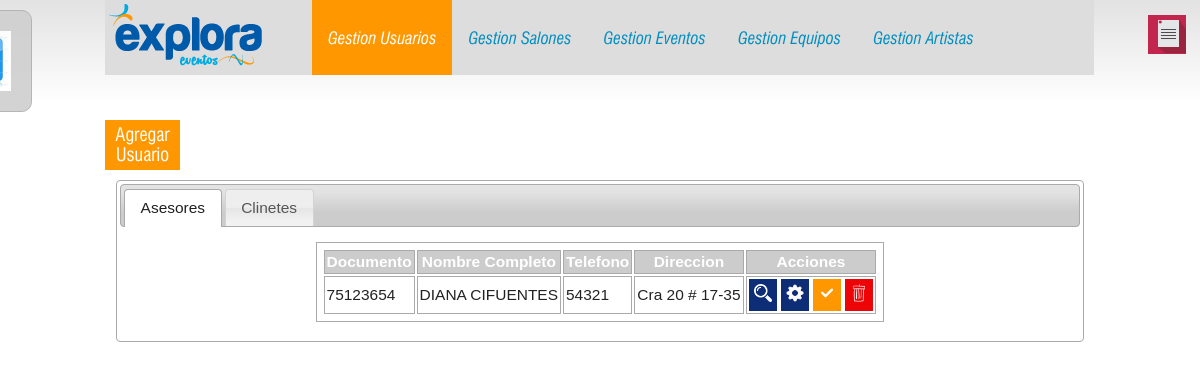
The app's page /admin_backend.php (signed in) with its own data.
### tables this page shows
CREATE TABLE IF NOT EXISTS `usuarios` (
`id_usuario` int(11) NOT NULL,
  `nombres` text NOT NULL,
  `apellidos` text NOT NULL,
  `no_identificacion` bigint(20) NOT NULL,
  `email` text NOT NULL,
  `password` text NOT NULL,
  `telefono_fijo` bigint(20) NOT NULL,
  `telefono_movil` bigint(20) NOT NULL,
  `direccion_residencia` text NOT NULL,
  `ciudad_residencia` text NOT NULL,
  `tipo_usuario` text NOT NULL,
  `estado` text NOT NULL,
  `fecha_registro` date NOT NULL
);

### admin_backend.php (called while the page is built, shortened)
<?php
    $page ="admin";
    include "layout/header.php";
    include "layout/topnavbar_backend.php";
    require "bd/open.php";
    include "layout/admin_users.php";
    require 'layout/footer.php';
?>

### layout/admin_users.php (the view, shortened to what this page needs)
<section id="content_wrapper">
    <div id="add_button">
        <a href="./admin/add_users.php" class="iframe cboxElement">Agregar Usuario</a>
    </div>
    <div id="tabs">
        <ul>
            <li><a href="#tabs-1">Asesores</a></li>
            <li><a href="#tabs-2">Clinetes</a></li>
        </ul>
        <div id="tabs-1">
            <table>
                <thead>
                    <tr class="encabezado-fila">
                        <th>Documento</th>
                        <th>Nombre Completo</th>
                        <th>Telefono</th>
                        <th>Direccion</th>
                        <th>Acciones</th>
                    </tr>
                </thead>
                <tbody>
                <?php
                    $sql = "SELECT * FROM usuarios
                            WHERE tipo_usuario = 'asesor'
                            ORDER BY nombres ASC;";
                    $rs  = mysql_query($sql, $cnx);
                    $nr = mysql_num_rows($rs);
                    if ($nr <= 0) {
                        echo "<tr><td colspan='5'>No hay asesores registrados</td></tr>";
                    }
                    else
                    {
                        while ($reg = mysql_fetch_array($rs))
                        {
                    ?>
                        <tr>
                            <td><?php echo $reg['no_identificacion']; ?></td>
                            <td><?php echo $reg['nombres']." ".$reg['apellidos']; ?></td>
                            <td><?php echo $reg['telefono_fijo']; ?></td>
                            <td><?php echo $reg['direccion_residencia']; ?></td>
                            <td>
                                <div class="view_button">
                                    <a href="./admin/list_user.php?id=<?php echo $reg['id_usuario']; ?>" class="iframe cboxElement">
                                        <img src="./public/images/icons/view.png" alt="" id="view_icon">
                                    </a>
                                </div>
                                <div class="modify_button">
                                    <a href="./admin/update_users.php?id=<?php echo $reg['id_usuario']; ?>" class="iframe cboxElement">
                                        <img src="./public/images/icons/modify.png" alt="" id="modify_icon">
                                    </a>
                                </div>
                                <div class="state_button">
                                    <a href="javascript:;" onclick="deleteAction('customer', <?php echo $reg['id_usuario']; ?>)">
                                        <img src="./public/images/icons/estado1.png" alt="" id="state_icon">
                                    </a>
                                </div>
                                <div class="delete_button">
                                    <a href="./admin_backend.php" class="dlt_link" data-id="<?php echo $reg['id_usuario']; ?>" data-rol="user">
                                        <img src="./public/images/icons/delete.png" alt="" id="delete_icon">
                                    </a>
                                </div>
                            </td>
                        </tr>
                    <?php
                        }
                    }
                ?>
                </tbody>
            </table>
        </div>
    </div>
</section>

### layout/header.php (shortened to what this page needs)
<!DOCTYPE html>
<html lang="es">
<head>
<link rel="stylesheet" type="text/css" media="screen" href="http://localhost/exploraeventos/public/css/style.css">
<link rel="stylesheet" type="text/css" media="screen" href="http://localhost/exploraeventos/public/css/jquery-ui.css">
<link rel="stylesheet" type="text/css" media="screen" href="http://localhost/exploraeventos/public/css/reveal.css">
<link rel="stylesheet" type="text/css" media="screen" href="http://localhost/exploraeventos/public/css/colorbox.css">
<link rel="stylesheet" type="text/css" media="screen" href="http://localhost/exploraeventos/public/css/lightbox.css">
<link rel="stylesheet" type="text/css" media="screen" href="http://localhost/exploraeventos/bxslider/jquery.bxslider.css">
</head>
<body>

### layout/topnavbar_backend.php (shortened to what this page needs)
<header>
    <ul id="navigation">
        <li class="home"><a title="Formulario" href="formulario.php"></a></li>
    </ul>
    <div id="header_wrapper">
        <div id="logo"><a href="./index.php"><img src="./public/images/logo.png"></a></div>
        <div id="main_nav_wrapper">
            <nav>
                <ul>
                <?php if ($_SESSION['userRole']=="admin"): ?>
                    <li class="line-left" <?php if ($page == "admin"){echo "id='activo'";} ?>><a href="./admin_backend.php">Gestion Usuarios</a></li>
                    <li class="line-left" <?php if ($page == "admin-salon"){echo "id='activo'";} ?>><a href="./salones_admin.php">Gestion Salones</a></li>
                    <li class="line-left" <?php if ($page == "admin-evento"){echo "id='activo'";} ?>><a href="./eventos_admin.php">Gestion Eventos</a></li>
                    <li class="line-left" <?php if ($page == "admin-equipos"){echo "id='activo'";} ?>><a href="./equipos_admin.php">Gestion Equipos</a></li>
                    <li class="line-left" <?php if ($page == "admin-artistas"){echo "id='activo'";} ?>><a href="./artistas_admin.php">Gestion Artistas</a></li>
                <?php else: ?>
                    <li class="line-left" <?php if ($page == "admin-asesor"){echo "id='activo'";} ?>><a href="./admin_backend.php">Gestion Usuarios</a></li>
                    <li class="line-left" <?php if ($page == "Cotizaciones"){echo "id='activo'";} ?>><a href="./salones_admin.php">Cotizaciones</a></li>
                <?php endif ?>
                </ul>
            </nav>
        </div>
        <ul id="navigationMenu">
            <li><a class="cotiza" href="formulario.php"><span>Cotizanos Ya</span></a></li>
            <li><a class="facebook" href="https://www.facebook.com/pages/Explora-Eventos/260561217452786?fref=ts"><span>Facebook</span></a></li>
            <li><a class="twitter" href="#"><span>Twitter</span></a></li>
            <li><a class="youtube" href="#"><span>Youtube</span></a></li>
        </ul>
    </div>
</header>

### layout/footer.php (shortened to what this page needs)
</body>
</html>

### public/css/style.css (style rules this page uses)
article, aside, audio, canvas, command, datalist, details, embed, figcaption, figure, footer, header, hgroup, keygen, meter, nav, output, progress, section, source, video { display:block; }
html, body { width:100%; padding:0; margin:0; }
body { font-family: 'Swis_normal', sans-serif; font-size:0.8em; line-height:18px; color:#000000; position:relative; }
a { text-decoration:none; cursor:pointer; }
header { width:100%; background: -webkit-linear-gradient(top, #e2e2e2, #fefefe); background: -moz-linear-gradient(top, #e2e2e2, #fefefe); background: -ms-linear-gradient(top, #e2e2e2, #fefefe); background: -o-linear-gradient(top, #e2e2e2, #fefefe); background: linear-gradient(top, #e2e2e2, #fefefe); padding:0 0 20px 0; }
#header_wrapper { width: 990px; margin: 0 auto; }
#logo { background: #ddd; float:left; padding: 4px; padding-right: 10px; }
#logo, #main_nav_wrapper { display: inline-block; }
#main_nav_wrapper { width: 83%; height:75px; margin: 0 auto; clear:both; overflow:hidden; background:#ddd; text-align: center; }
#main_nav_wrapper ul { text-align: center; }
#main_nav_wrapper li { float: left; font-family: 'Swis_italic', sans-serif; font-size:1.3em; height: 65px; line-height:15px; padding: 18px 0px; list-style: none; }
#main_nav_wrapper nav li a { color:#008ec0; padding: 26px 16px; height: 65px; }
#content_wrapper { width: 990px; margin: 20px auto; clear:both; font-size: 1.1em; overflow: hidden; }
ul#navigation { position: fixed; margin: 0px; padding: 0px; top: 10px; left: 0px; list-style: none; z-index:9999; }
ul#navigation li { width: 100px; }
ul#navigation li a { display: block; margin-left: -70px; width: 100px; height: 100px; background-color:#CFCFCF; background-repeat:no-repeat; background-position:center center; border:1px solid #AFAFAF; -moz-border-radius:0px 10px 10px 0px; -webkit-border-bottom-right-radius: 10px; -webkit-border-top-right-radius: 10px; -khtml-border-bottom-right-radius: 10px; -khtml-border-top-right-radius: 10px; opacity: 0.9; filter:progid:DXImageTransform.Microsoft.Alpha(opacity=60); }
ul#navigation .home a { background-image: url(../images/iconoformulario.jpg); }
#navigationMenu { width: auto; position: fixed; right: 10px; top: 0; z-index: 9999; }
#navigationMenu li { list-style:none; height:39px; width:40px; padding:2px; }
#navigationMenu a { height:39px; width:38px; display:block; position:relative; }
#navigationMenu .cotiza { background:url(../images/cotiza.png); }
#navigationMenu .facebook { background:url(../images/facebook.png); }
#navigationMenu .twitter { background:url(../images/twtr.png); }
#navigationMenu .youtube { background:url(../images/youtube.png); }
#activo { background: #FF9800; line-height: 45px !important; position: relative; top: -15px; }
#activo a { color: #fff !important; }
#tabs { width: 960px; margin: 10px auto; }
#tabs ul li a { outline: none; }
#add_button { width: 65px; background: #FF9800; padding: 5px; text-align: center; margin-bottom: 10px; }
#add_button a { color: #fff; font-size: 1.3em; }
#content_wrapper #tabs table, #content_wrapper table { padding: 5px; border: 1px solid #aaa; margin: 0 auto; }
#content_wrapper table td, #content_wrapper table th { padding: 2px; border: 1px solid #aaa; margin: 10px; }
#content_wrapper table .encabezado-fila { background: #ccc; color: #fff; }
#content_wrapper table td a { outline: none; }
.view_button, .modify_button, .delete_button, .state_button, .gallery_button { display: inline-block; padding: 5px; width: 18px; }
.view_button, .modify_button { background: #0d2d77; }
.delete_button { background: #ec0406; }
.state_button, .gallery_button { background: #FF9800; }
#view_icon, #modify_icon, #delete_icon, #state_icon, #gallery_icon { background-size: cover; width: 18px; margin: 0 auto; }

### public/css/lightbox.css (style rules this page uses)
body:after { content: url(../img/close.png) url(../img/loading.gif) url(../img/prev.png) url(../img/next.png); display: none; }

### records on screen
usuarios: no_identificacion "75123654", nombres "DIANA", apellidos "CIFUENTES", telefono_fijo "54321", direccion_residencia "Cra 20 # 17-35"
